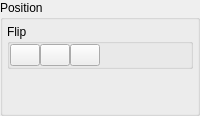
      <widget class="QWidget" name="PositionPage" >
       <layout class="QVBoxLayout" >
        <property name="margin" >
         <number>0</number>
        </property>
        <property name="spacing" >
         <number>4</number>
        </property>
        <item>
         <widget class="QGroupBox" name="PositionGroup" >
          <property name="title" >
           <string>Position</string>
          </property>
          <layout class="QVBoxLayout" >
           <property name="margin" >
            <number>4</number>
           </property>
           <property name="spacing" >
            <number>4</number>
           </property>
           <item>
            <widget class="QGroupBox" name="FlipGroup" >
             <property name="sizePolicy" >
              <sizepolicy>
               <hsizetype>7</hsizetype>
               <vsizetype>0</vsizetype>
               <horstretch>0</horstretch>
               <verstretch>0</verstretch>
              </sizepolicy>
             </property>
             <property name="title" >
              <string>Flip</string>
             </property>
             <layout class="QHBoxLayout" >
              <property name="margin" >
               <number>0</number>
              </property>
              <property name="spacing" >
               <number>0</number>
              </property>
              <item>
               <layout class="QHBoxLayout" >
                <property name="margin" >
                 <number>0</number>
                </property>
                <property name="spacing" >
                 <number>0</number>
                </property>
                <item>
                 <widget class="QPushButton" name="FlipXButton" >
                  <property name="sizePolicy" >
                   <sizepolicy>
                    <hsizetype>0</hsizetype>
                    <vsizetype>0</vsizetype>
                    <horstretch>0</horstretch>
                    <verstretch>0</verstretch>
                   </sizepolicy>
                  </property>
                  <property name="maximumSize" >
                   <size>
                    <width>30</width>
                    <height>30</height>
                   </size>
                  </property>
                  <property name="text" >
                   <string/>
                  </property>
                  <property name="icon" >
                   <iconset resource="icons.qrc" >:/transform/icons/transform_flipx.svg</iconset>
                  </property>
                  <property name="checkable" >
                   <bool>false</bool>
                  </property>
                 </widget>
                </item>
                <item>
                 <widget class="QPushButton" name="FlipYButton" >
                  <property name="sizePolicy" >
                   <sizepolicy>
                    <hsizetype>0</hsizetype>
                    <vsizetype>0</vsizetype>
                    <horstretch>0</horstretch>
                    <verstretch>0</verstretch>
                   </sizepolicy>
                  </property>
                  <property name="maximumSize" >
                   <size>
                    <width>30</width>
                    <height>30</height>
                   </size>
                  </property>
                  <property name="text" >
                   <string/>
                  </property>
                  <property name="icon" >
                   <iconset resource="icons.qrc" >:/transform/icons/transform_flipy.svg</iconset>
                  </property>
                  <property name="checkable" >
                   <bool>false</bool>
                  </property>
                 </widget>
                </item>
                <item>
                 <widget class="QPushButton" name="FlipZButton" >
                  <property name="sizePolicy" >
                   <sizepolicy>
                    <hsizetype>0</hsizetype>
                    <vsizetype>0</vsizetype>
                    <horstretch>0</horstretch>
                    <verstretch>0</verstretch>
                   </sizepolicy>
                  </property>
                  <property name="maximumSize" >
                   <size>
                    <width>30</width>
                    <height>30</height>
                   </size>
                  </property>
                  <property name="text" >
                   <string/>
                  </property>
                  <property name="icon" >
                   <iconset resource="icons.qrc" >:/transform/icons/transform_flipz.svg</iconset>
                  </property>
                  <property name="checkable" >
                   <bool>false</bool>
                  </property>
                 </widget>
                </item>
                <item>
                 <spacer>
                  <property name="orientation" >
                   <enum>Qt::Horizontal</enum>
                  </property>
                  <property name="sizeHint" >
                   <size>
                    <width>40</width>
                    <height>20</height>
                   </size>
                  </property>
                 </spacer>
                </item>
               </layout>
              </item>
             </layout>
            </widget>
           </item>
           <item>
            <spacer>
             <property name="orientation" >
              <enum>Qt::Vertical</enum>
             </property>
             <property name="sizeHint" >
              <size>
               <width>20</width>
               <height>40</height>
              </size>
             </property>
            </spacer>
           </item>
          </layout>
         </widget>
        </item>
       </layout>
      </widget>
